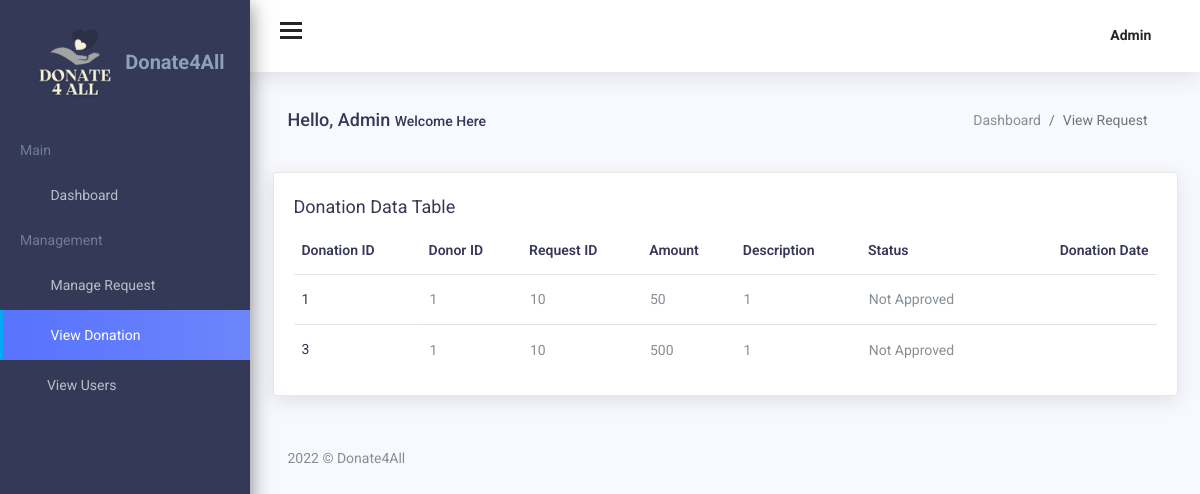
Page /Admin/viewdonation.php (signed in) on the committed database.
### tables this page shows
CREATE TABLE `donation` (
  `donationID` int(11) NOT NULL,
  `donor_fk` int(11) NOT NULL,
  `request_fk` int(11) NOT NULL,
  `Amount` double DEFAULT NULL,
  `Status` int(11) DEFAULT NULL,
  `DonationDate` timestamp NULL DEFAULT current_timestamp()
);

### Admin/include/retrievedonation.php (called while the page is built)
<?php
include 'include/config.php';
$query="select * from donation";
$result=mysqli_query($con,$query);
?>

### Admin/viewdonation.php (the view, shortened to what this page needs)
<?php
include('include/config.php');
?>
<!DOCTYPE html>
<html lang="en">
<head>
    <link href="assets/css/lib/font-awesome.min.css" rel="stylesheet">
    <link href="assets/css/lib/themify-icons.css" rel="stylesheet">
    <link href="assets/css/lib/menubar/sidebar.css" rel="stylesheet">
    <link href="assets/css/lib/bootstrap.min.css" rel="stylesheet">
    <link href="assets/css/lib/helper.css" rel="stylesheet">
    <link href="assets/css/style.css" rel="stylesheet">
</head>
<body>
    <?php include('include/sidebar.php');?>
  <?php include('include/header.php');?>
    <div class="content-wrap">
        <div class="main">
            <div class="container-fluid">
                <div class="row">
                    <div class="col-lg-8 p-r-0 title-margin-right">
                        <div class="page-header">
                            <div class="page-title">
                                <h1>Hello, Admin <span>Welcome Here</span></h1>
                            </div>
                        </div>
                    </div>
                    <div class="col-lg-4 p-l-0 title-margin-left">
                        <div class="page-header">
                            <div class="page-title">
                                <ol class="breadcrumb">
                                    <li class="breadcrumb-item"><a href="admindashboard.php">Dashboard</a></li>
                                    <li class="breadcrumb-item active">View Request</li>
                                </ol>
                            </div>
                        </div>
                    </div>
                </div>
                <section id="main-content">
                    <div class="row">
                        <div class="col-lg-12">
                            <div class="card">
                                <div class="card-title">
                                    <h4>Donation Data Table </h4>
                                </div>
                                <div class="bootstrap-data-table-panel">
                                    <div class="table-responsive">
                                        <table id="row-select" class="display table table-borderd table-hover">
                                            <thead>
                                                <tr>
                                                    <th>Donation ID</th>
                                                    <th>Donor ID</th>
                                                    <th>Request ID</th>
                                                    <th>Amount</th>
                                                    <th>Description</th>
                                                    <th>Status</th>
                                                    <th>Donation Date</th>
                                                </tr>
                                            </thead>
                                            <tbody>
                                                <?php include 'include/retrievedonation.php';?>
                                                <?php if ($result->num_rows > 0): ?>
                                                <?php while($array=mysqli_fetch_row($result)): ?>
                                                <tr>
                                                <th scope="row"><?php echo $array[0];?></th>
                                                    <td><?php echo $array[1];?></td>
                                                    <td><?php echo $array[2];?></td>
                                                    <td><?php echo $array[3];?></td>
                                                    <td><?php echo $array[4];?></td>
                                                    <td><?php if($array[5]==1)
                                                            echo "Approved";
                                                            else
                                                            echo "Not Approved";?></td>
                                                    <td><?php echo $array[6];?></td>
                                                 </tr>
                                                <?php endwhile; ?>
                                                <?php else: ?>
                                                <tr>
                                                    <td colspan="5" rowspan="1" headers="">No Data Found</td>
                                                </tr>
                                                <?php endif; ?>
                                            </tbody>
                                        </table>
                                    </div>
                                </div>
                            </div>
                        </div>
                    </div>
                    <div class="row">
                        <div class="col-lg-12">
                            <?php include('include/footer.php');?>
                        </div>
                    </div>
                </section>
            </div>
        </div>
    </div>
</body>
</html>

### rows in the picture
donation: donationID "1", donor_fk "1", request_fk "10", Amount "50", Status "1", shows "Not Approved"
donation: donationID "3", donor_fk "1", request_fk "10", Amount "500", Status "1", shows "Not Approved"
